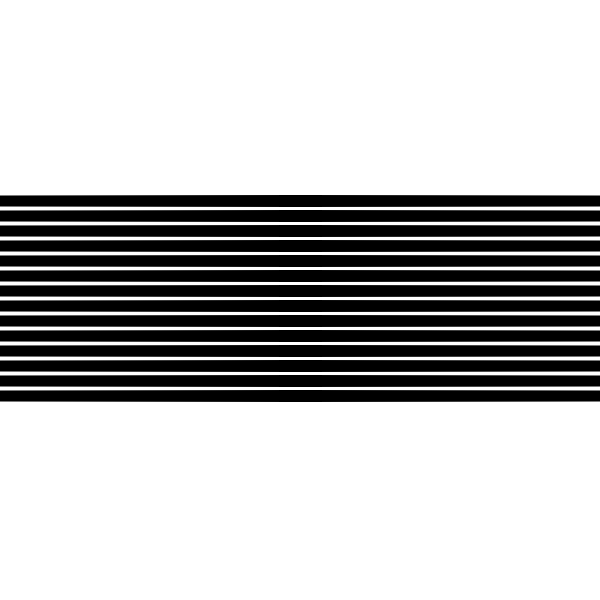
Frame 1 (no input)
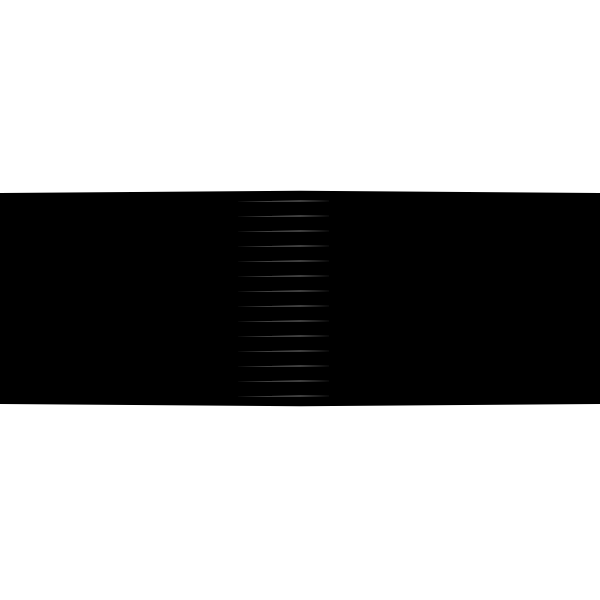
Frame 60 (no input)
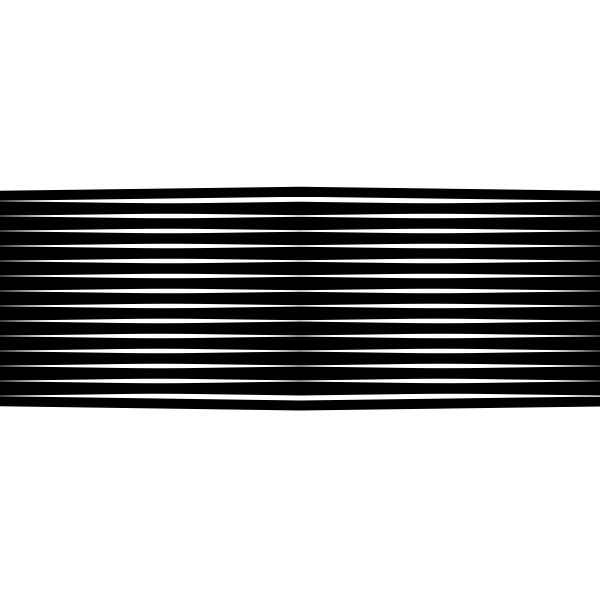
Frame 120 (the mouse pressed at the canvas centre since frame 60)

The p5.js sketch that drew these frames (run headless with seeded random() and noise() and a simulated clock; from frame 60 on, the mouse is pressed at the canvas centre):

// p5.js sketch
// ── sketch.js
let a = 1;
const b = 700;
const planeStep = 15;
const MARGIN = 200;
let unitSize, unitStep;

function setup() {
  createCanvas(600, 600);
  noFill();
  stroke(0);
  strokeWeight(10);
  angleMode(DEGREES);

  unitSize = 0;
  unitStep = 1;

}

function draw() {
  background(255);

  if (unitSize <= 0 || unitSize > width-MARGIN) {
    unitStep *= -1;
  }

  if (unitSize == 0) {
    unitSize += unitStep;
  }
  for (let i = 1; i <= height - MARGIN * 2; i += planeStep) {
    if(a<b/2){
      a += 0.005;
    }
    planeDraw(width / 2 - unitSize / 2 + i % unitSize, MARGIN + i);
  }
}

function planeDraw(x, y) {
  push();
  translate(x, y);
  beginShape();
  vertex(b, 0);
  vertex(0, a);
  vertex(-b, 0);
  vertex(0, -a);
  endShape(CLOSE);
  pop();
}

function mouseDragged() {
  a *= 0.9;
}
